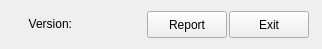
    <widget class="QWidget" name="layoutWidget">
     <property name="geometry">
      <rect>
       <x>701</x>
       <y>0</y>
       <width>322</width>
       <height>29</height>
      </rect>
     </property>
     <layout class="QHBoxLayout" name="horizontalLayout_4">
      <property name="spacing">
       <number>2</number>
      </property>
      <item>
       <widget class="QLabel" name="label_12">
        <property name="sizePolicy">
         <sizepolicy hsizetype="Fixed" vsizetype="Fixed">
          <horstretch>0</horstretch>
          <verstretch>0</verstretch>
         </sizepolicy>
        </property>
        <property name="minimumSize">
         <size>
          <width>61</width>
          <height>20</height>
         </size>
        </property>
        <property name="text">
         <string>Version:</string>
        </property>
        <property name="alignment">
         <set>Qt::AlignRight|Qt::AlignTrailing|Qt::AlignVCenter</set>
        </property>
       </widget>
      </item>
      <item>
       <widget class="QLabel" name="applicationVersionLabel">
        <property name="sizePolicy">
         <sizepolicy hsizetype="Fixed" vsizetype="Fixed">
          <horstretch>0</horstretch>
          <verstretch>0</verstretch>
         </sizepolicy>
        </property>
        <property name="minimumSize">
         <size>
          <width>71</width>
          <height>20</height>
         </size>
        </property>
        <property name="text">
         <string notr="true"/>
        </property>
       </widget>
      </item>
      <item>
       <widget class="QPushButton" name="reportPushButton">
        <property name="sizePolicy">
         <sizepolicy hsizetype="Fixed" vsizetype="Fixed">
          <horstretch>0</horstretch>
          <verstretch>0</verstretch>
         </sizepolicy>
        </property>
        <property name="minimumSize">
         <size>
          <width>61</width>
          <height>27</height>
         </size>
        </property>
        <property name="text">
         <string>Report</string>
        </property>
       </widget>
      </item>
      <item>
       <widget class="QPushButton" name="exitPushButton">
        <property name="sizePolicy">
         <sizepolicy hsizetype="Fixed" vsizetype="Fixed">
          <horstretch>0</horstretch>
          <verstretch>0</verstretch>
         </sizepolicy>
        </property>
        <property name="minimumSize">
         <size>
          <width>50</width>
          <height>27</height>
         </size>
        </property>
        <property name="text">
         <string>Exit</string>
        </property>
       </widget>
      </item>
     </layout>
    </widget>
